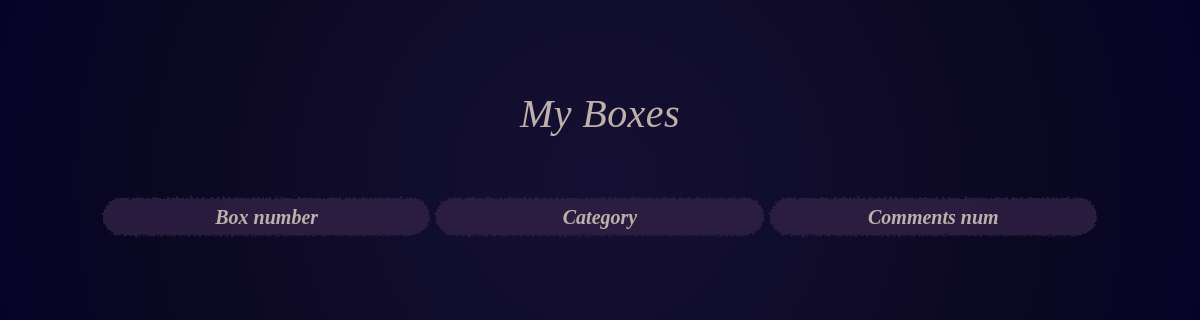
Page /profile/created_boxes/ (signed in) on the earlier database version.
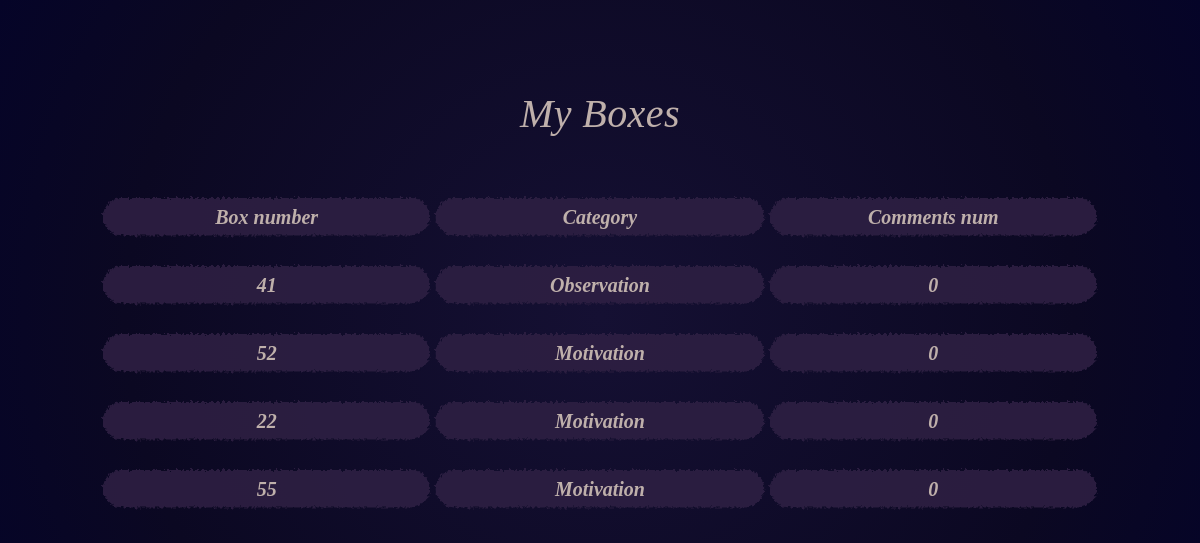
Same page on the later database version.
### boxes/models.py (models this page shows)
class Box(models.Model):
    CATEGORY_CHOICES = (
        ('motivation', 'Motivation'),
        ('advice', 'Advice'),
        ('observation', 'Observation'),
        ('confession', 'Confession'),
    )
    number = models.PositiveIntegerField(unique=True)
    category = models.CharField(max_length=20, choices=CATEGORY_CHOICES)
    text = models.TextField()
    user = models.ForeignKey(settings.AUTH_USER_MODEL, on_delete=models.CASCADE)
    created_at = models.DateTimeField(auto_now_add=True)
    opened_by = models.ManyToManyField(
        settings.AUTH_USER_MODEL,
        related_name='opened_boxes',
        blank=True
    )

### boxes/views.py (the view)
# urls.py: path('profile/created_boxes/', views.profile_created_boxes_view, name='profile_created_boxes'),
@login_required
def profile_created_boxes_view(request):
    boxes = (
        Box.objects
        .filter(user=request.user)
        .annotate(comments_count=Count('comments'))
        .order_by('-created_at')
    )
    context = {
        'boxes': boxes
    }
    return render(request, 'profile_created_boxes.html', context)

### templates/profile_created_boxes.html (shortened to what this page needs)
{% extends 'base.html' %}
{% load static %}
{% block content %}
<div class="profile-page">
    <h1 class="profile-title">My Boxes</h1>
    <div class="boxes-container">
        <div class="boxes-row header">
            <div class="cell">Box number</div>
            <div class="cell">Category</div>
            <div class="cell">Comments num</div>
        </div>
        {% for box in boxes %}
            <div class="boxes-row">
                <a href="{% url 'box_detail' box.number %}" class="cell box-link">{{ box.number }}</a>
                <div class="cell">{{ box.get_category_display }}</div>
                <div class="cell">{{ box.comments_count }}</div>
            </div>
        {% endfor %}
    </div>
</div>
{% endblock %}

Differences in the rows shown:
added Box: number "41", category "Observation", comments_count "0"
added Box: number "52", category "Motivation", comments_count "0"
added Box: number "22", category "Motivation", comments_count "0"
added Box: number "55", category "Motivation", comments_count "0"
